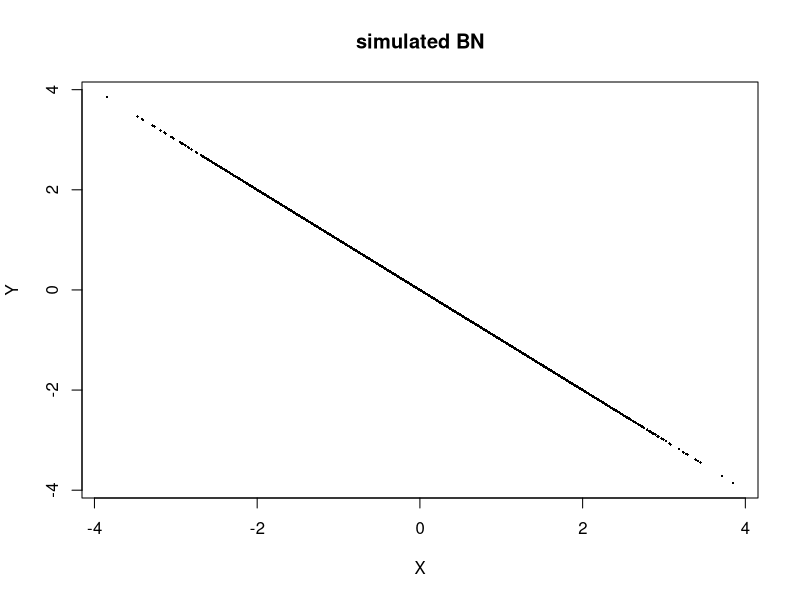
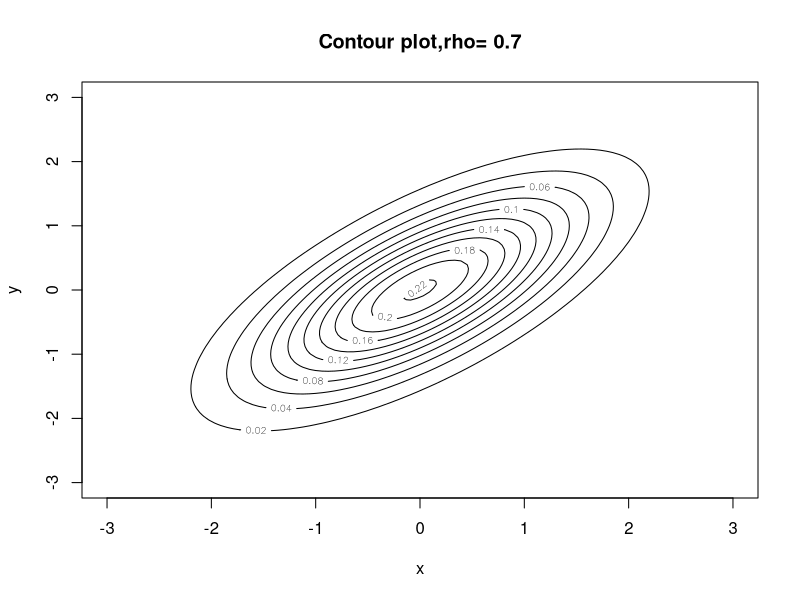
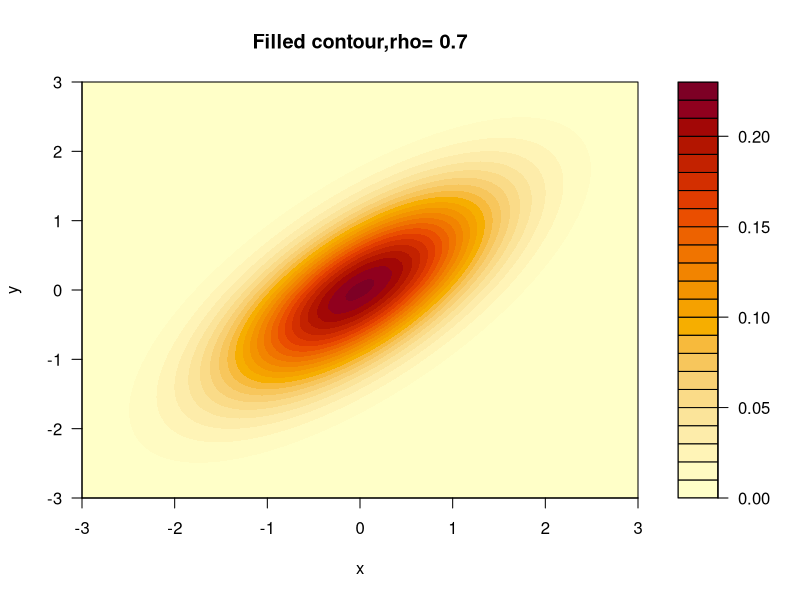
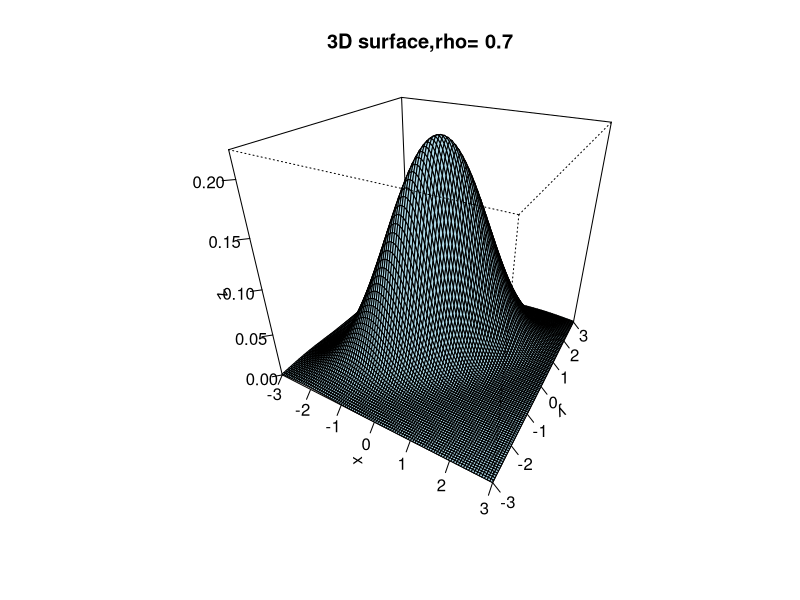
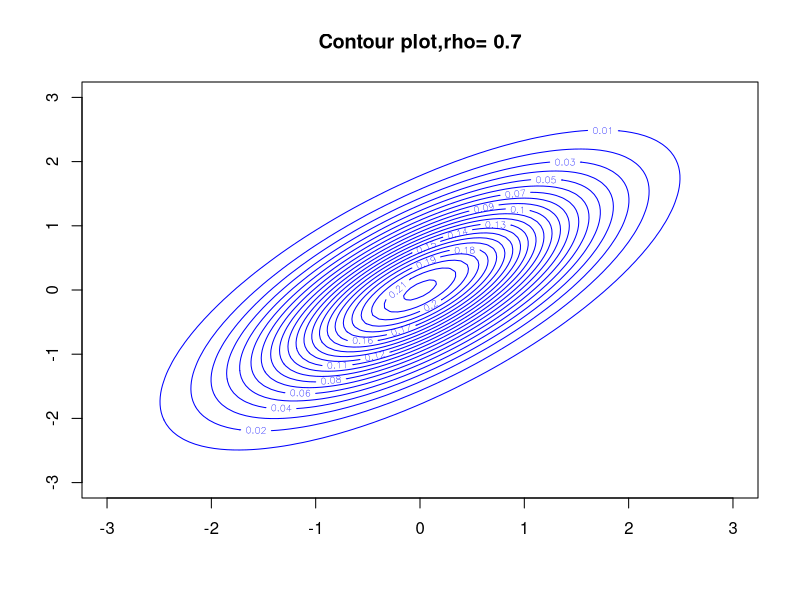

These charts were generated, in order, by the following R code:
set.seed(123)
n<-10000
rho<--1
U<-rnorm(n)
V<-rnorm(n)
X<-U
Y<-rho*U+sqrt(1-rho^2)*V
cov(X,Y)
plot(X,Y,pch=18,cex=0.4,main="simulated BN",xlab="X",ylab="Y")
fxy<-function(x,y,rho){
  1/(2*pi*sqrt(1-rho^2))*exp(-(x^2-2*rho*x*y+y^2)/(2*(1-rho^2)))
}
fxy(0.5,0.2,rho=0.7)
cov(cbind(X,Y))
rho<-0.7
x<-seq(-3,3,length=100)
y<-seq(-3,3,length=100)
z<-outer(x,y,Vectorize(function(x,y)fxy(x,y,rho)))
contour(x,y,z,xlab="x",ylab="y",main=paste("Contour plot,rho=",rho))
filled.contour(x,y,z,xlab="x",ylab="y",main=paste("Filled contour,rho=",rho))
persp(x,y,z,theta=30,phi=30,col="lightblue",ticktype="detailed",main=paste("3D surface,rho=",rho))
contour(x,y,z,nlevels=20,col="blue",main=paste("Contour plot,rho=",rho))
